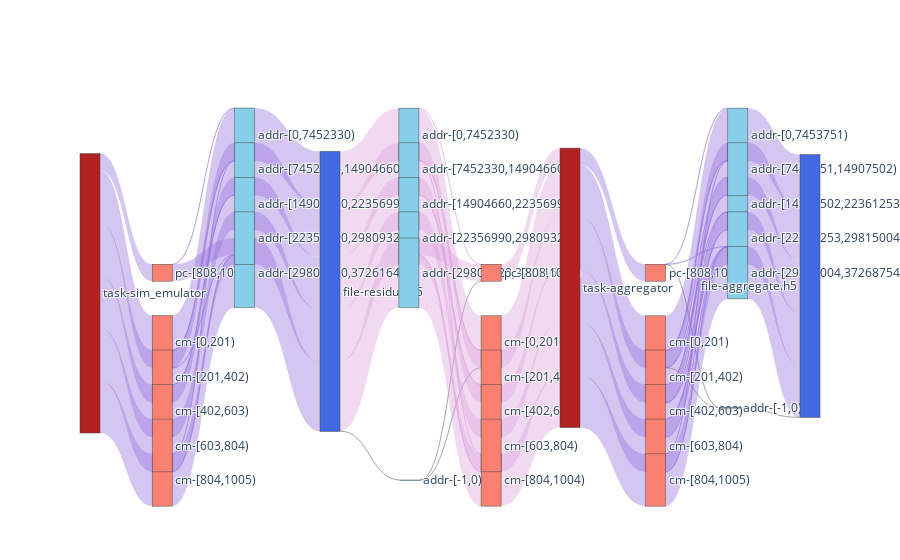

Notebook source saved alongside this figure:
### Code cell
f2_nodes, f2_nodes_dict = get_nodes_for_sankey(F2,rm_tags=['sim','agg_r','agg_w'])

# print(node_ref2)

f2_links = get_links_for_sankey(F2, f2_nodes_dict)
fig = go.Figure(go.Sankey(
            node = f2_nodes,
            link = f2_links, orientation='h'))
fig.show()
fig.write_html(f"{path}/sankey-grouped-sim_w_agg_r_w-vol-vfd.html")

### Figure 1 — Plotly figure (JSON) as saved in the notebook; plotly's stock layout.template omitted (floating-point values rounded to 4 significant figures)
{"data": [{"link": {"color": ["rgba(147, 112, 219, 0.4)", "rgba(147, 112, 219, 0.4)", "rgba(147, 112, 219, 0.4)", "rgba(147, 112, 219, 0.4)", "rgba(147, 112, 219, 0.4)", "rgba(147, 112, 219, 0.4)", "rgba(147, 112, 219, 0.4)", "rgba(147, 112, 219, 0.4)", "rgba(147, 112, 219, 0.4)", "rgba(147, 112, 219, 0.4)", "rgba(147, 112, 219, 0.4)", "rgba(147, 112, 219, 0.4)", "rgba(147, 112, 219, 0.4)", "rgba(147, 112, 219, 0.4)", "rgba(147, 112, 219, 0.4)", "rgba(147, 112, 219, 0.4)", "rgba(147, 112, 219, 0.4)", "rgba(147, 112, 219, 0.4)", "rgba(147, 112, 219, 0.4)", "rgba(147, 112, 219, 0.4)", "rgba(147, 112, 219, 0.4)", "rgba(147, 112, 219, 0.4)", "rgba(147, 112, 219, 0.4)", "rgba(128, 128, 128, 0.4)", "rgba(221, 160, 221,0.4)", "rgba(221, 160, 221,0.4)", "rgba(221, 160, 221,0.4)", "rgba(221, 160, 221,0.4)", "rgba(221, 160, 221,0.4)", "rgba(128, 128, 128, 0.4)", "rgba(128, 128, 128, 0.4)", "rgba(221, 160, 221,0.4)", "rgba(221, 160, 221,0.4)", "rgba(221, 160, 221,0.4)", "rgba(221, 160, 221,0.4)", "rgba(221, 160, 221,0.4)", "rgba(221, 160, 221,0.4)", "rgba(221, 160, 221,0.4)", "rgba(221, 160, 221,0.4)", "rgba(221, 160, 221,0.4)", "rgba(221, 160, 221,0.4)", "rgba(221, 160, 221,0.4)", "rgba(221, 160, 221,0.4)", "rgba(221, 160, 221,0.4)", "rgba(221, 160, 221,0.4)", "rgba(221, 160, 221,0.4)", "rgba(221, 160, 221,0.4)", "rgba(221, 160, 221,0.4)", "rgba(147, 112, 219, 0.4)", "rgba(147, 112, 219, 0.4)", "rgba(147, 112, 219, 0.4)", "rgba(147, 112, 219, 0.4)", "rgba(147, 112, 219, 0.4)", "rgba(147, 112, 219, 0.4)", "rgba(128, 128, 128, 0.4)", "rgba(147, 112, 219, 0.4)", "rgba(147, 112, 219, 0.4)", "rgba(147, 112, 219, 0.4)", "rgba(128, 128, 128, 0.4)", "rgba(147, 112, 219, 0.4)", "rgba(147, 112, 219, 0.4)", "rgba(147, 112, 219, 0.4)", "rgba(147, 112, 219, 0.4)", "rgba(147, 112, 219, 0.4)", "rgba(147, 112, 219, 0.4)", "rgba(147, 112, 219, 0.4)", "rgba(147, 112, 219, 0.4)", "rgba(147, 112, 219, 0.4)", "rgba(147, 112, 219, 0.4)", "rgba(147, 112, 219, 0.4)", "rgba(147, 112, 219, 0.4)", "rgba(147, 112, 219, 0.4)", "rgba(147, 112, 219, 0.4)", "rgba(128, 128, 128, 0.4)", "rgba(147, 112, 219, 0.4)", "rgba(147, 112, 219, 0.4)", "rgba(147, 112, 219, 0.4)", "rgba(147, 112, 219, 0.4)", "rgba(147, 112, 219, 0.4)"], "label": ["Access Volume : 7.38 MB <br />Average Count : 201 <br />Average Access Size : 36.74 KB <br />Operation : write", "Access Volume : 7.48 MB <br />Average Count : 201 <br />Average Access Size : 37.21 KB <br />Operation : write", "Access Volume : 7.48 MB <br />Average Count : 201 <br />Average Access Size : 37.2 KB <br />Operation : write", "Access Volume : 7.48 MB <br />Average Count : 201 <br />Average Access Size : 37.21 KB <br />Operation : write", "Access Volume : 7.41 MB <br />Average Count : 201 <br />Average Access Size : 36.84 KB <br />Operation : write", "Access Volume : 2.4 MB <br />Average Count : 5 <br />Average Access Size : 480 KB <br />Operation : write", "Access Volume : 7.43 MB <br />Average Count : 225 <br />Average Access Size : 33.02 KB <br />Operation : write", "Access Volume : 272 B <br />Average Count : 1 <br />Average Access Size : 272 B <br />Operation : write", "Access Volume : 5.2 KB <br />Average Count : 24 <br />Average Access Size : 216.5 B <br />Operation : write", "Access Volume : 7.41 MB <br />Average Count : 200 <br />Average Access Size : 37.06 KB <br />Operation : write", "Access Volume : 5.2 KB <br />Average Count : 24 <br />Average Access Size : 216.5 B <br />Operation : write", "Access Volume : 2.4 MB <br />Average Count : 2 <br />Average Access Size : 1.2 MB <br />Operation : write", "Access Volume : 74.58 KB <br />Average Count : 2 <br />Average Access Size : 37.29 KB <br />Operation : write", "Access Volume : 7.41 MB <br />Average Count : 199 <br />Average Access Size : 37.24 KB <br />Operation : write", "Access Volume : 7.45 MB <br />Average Count : 200 <br />Average Access Size : 37.24 KB <br />Operation : write", "Access Volume : 36.86 KB <br />Average Count : 1 <br />Average Access Size : 36.86 KB <br />Operation : write", "Access Volume : 7.45 MB <br />Average Count : 200 <br />Average Access Size : 37.25 KB <br />Operation : write", "Access Volume : 36.94 KB <br />Average Count : 1 <br />Average Access Size : 36.94 KB <br />Operation : write", "Access Volume : 7.5 MB <br />Average Count : 227 <br />Average Access Size : 33.05 KB <br />Operation : write", "Access Volume : 9.85 MB <br />Average Count : 202 <br />Average Access Size : 48.76 KB <br />Operation : write", "Access Volume : 7.45 MB <br />Average Count : 200 <br />Average Access Size : 37.24 KB <br />Operation : write", "Access Volume : 7.45 MB <br />Average Count : 200 <br />Average Access Size : 37.24 KB <br />Operation : write", "Access Volume : 7.45 MB <br />Average Count : 200 <br />Average Access Size : 37.25 KB <br />Operation : write", "Access Volume : 1 B <br />Average Count : 2 <br />Average Access Size : 0.5 B <br />Operation : open", "Access Volume : 7.47 MB <br />Average Count : 413 <br />Average Access Size : 18.09 KB <br />Operation : read", "Access Volume : 7.45 MB <br />Average Count : 400 <br />Average Access Size : 18.62 KB <br />Operation : read", "Access Volume : 7.45 MB <br />Average Count : 400 <br />Average Access Size : 18.62 KB <br />Operation : read", "Access Volume : 9.85 MB <br />Average Count : 402 <br />Average Access Size : 24.5 KB <br />Operation : read", "Access Volume : 7.45 MB <br />Average Count : 400 <br />Average Access Size : 18.62 KB <br />Operation : read", "Access Volume : 1 B <br />Average Count : 1 <br />Average Access Size : 1 B <br />Operation : open", "Access Volume : 1 B <br />Average Count : 1 <br />Average Access Size : 1 B <br />Operation : close", "Access Volume : 7.38 MB <br />Average Count : 201 <br />Average Access Size : 36.74 KB <br />Operation : read", "Access Volume : 74.52 KB <br />Average Count : 2 <br />Average Access Size : 37.26 KB <br />Operation : read", "Access Volume : 1 B <br />Average Count : 1 <br />Average Access Size : 1 B <br />Operation : read", "Access Volume : 1 B <br />Average Count : 1 <br />Average Access Size : 1 B <br />Operation : read", "Access Volume : 7.4 MB <br />Average Count : 199 <br />Average Access Size : 37.21 KB <br />Operation : read", "Access Volume : 36.82 KB <br />Average Count : 1 <br />Average Access Size : 36.82 KB <br />Operation : read", "Access Volume : 7.44 MB <br />Average Count : 200 <br />Average Access Size : 37.2 KB <br />Operation : read", "Access Volume : 7.44 MB <br />Average Count : 200 <br />Average Access Size : 37.21 KB <br />Operation : read", "Access Volume : 36.9 KB <br />Average Count : 1 <br />Average Access Size : 36.9 KB <br />Operation : read", "Access Volume : 7.41 MB <br />Average Count : 199 <br />Average Access Size : 37.21 KB <br />Operation : read", "Access Volume : 2.4 MB <br />Average Count : 2 <br />Average Access Size : 1.2 MB <br />Operation : read", "Access Volume : 7.38 MB <br />Average Count : 201 <br />Average Access Size : 36.74 KB <br />Operation : read", "Access Volume : 2.4 MB <br />Average Count : 4 <br />Average Access Size : 600 KB <br />Operation : read", "Access Volume : 7.48 MB <br />Average Count : 201 <br />Average Access Size : 37.21 KB <br />Operation : read", "Access Volume : 7.41 MB <br />Average Count : 200 <br />Average Access Size : 37.03 KB <br />Operation : read", "Access Volume : 7.48 MB <br />Average Count : 201 <br />Average Access Size : 37.2 KB <br />Operation : read", "Access Volume : 7.48 MB <br />Average Count : 201 <br />Average Access Size : 37.21 KB <br />Operation : read", "Access Volume : 7.38 MB <br />Average Count : 201 <br />Average Access Size : 36.74 KB <br />Operation : write", "Access Volume : 7.48 MB <br />Average Count : 201 <br />Average Access Size : 37.21 KB <br />Operation : write", "Access Volume : 7.48 MB <br />Average Count : 201 <br />Average Access Size : 37.2 KB <br />Operation : write", "Access Volume : 7.48 MB <br />Average Count : 201 <br />Average Access Size : 37.21 KB <br />Operation : write", "Access Volume : 7.41 MB <br />Average Count : 200 <br />Average Access Size : 37.03 KB <br />Operation : write", "Access Volume : 2.4 MB <br />Average Count : 4 <br />Average Access Size : 600 KB <br />Operation : write", "Access Volume : 1 B <br />Average Count : 1 <br />Average Access Size : 1 B <br />Operation : open", "Access Volume : 7.38 MB <br />Average Count : 200 <br />Average Access Size : 36.88 KB <br />Operation : write", "Access Volume : 1.26 KB <br />Average Count : 79 <br />Average Access Size : 16 B <br />Operation : write", "Access Volume : 1.9 KB <br />Average Count : 119 <br />Average Access Size : 16 B <br />Operation : write", "Access Volume : 1 B <br />Average Count : 2 <br />Average Access Size : 0.5 B <br />Operation : open", "Access Volume : 608 B <br />Average Count : 3 <br />Average Access Size : 202.67 B <br />Operation : write", "Access Volume : 296 B <br />Average Count : 2 <br />Average Access Size : 148 B <br />Operation : write", "Access Volume : 111.93 KB <br />Average Count : 3 <br />Average Access Size : 37.31 KB <br />Operation : write", "Access Volume : 1.3 KB <br />Average Count : 81 <br />Average Access Size : 16 B <br />Operation : write", "Access Volume : 1.92 KB <br />Average Count : 120 <br />Average Access Size : 16 B <br />Operation : write", "Access Volume : 7.37 MB <br />Average Count : 198 <br />Average Access Size : 37.24 KB <br />Operation : write", "Access Volume : 7.41 MB <br />Average Count : 199 <br />Average Access Size : 37.24 KB <br />Operation : write", "Access Volume : 3.22 KB <br />Average Count : 201 <br />Average Access Size : 16 B <br />Operation : write", "Access Volume : 74.35 KB <br />Average Count : 2 <br />Average Access Size : 37.18 KB <br />Operation : write", "Access Volume : 37.02 KB <br />Average Count : 1 <br />Average Access Size : 37.02 KB <br />Operation : write", "Access Volume : 7.45 MB <br />Average Count : 200 <br />Average Access Size : 37.25 KB <br />Operation : write", "Access Volume : 3.22 KB <br />Average Count : 201 <br />Average Access Size : 16 B <br />Operation : write", "Access Volume : 175 B <br />Average Count : 2 <br />Average Access Size : 87.5 B <br />Operation : write", "Access Volume : 7.41 MB <br />Average Count : 350 <br />Average Access Size : 21.18 KB <br />Operation : write", "Access Volume : 1 B <br />Average Count : 2 <br />Average Access Size : 0.5 B <br />Operation : open", "Access Volume : 7.49 MB <br />Average Count : 208 <br />Average Access Size : 36 KB <br />Operation : write", "Access Volume : 7.45 MB <br />Average Count : 279 <br />Average Access Size : 26.7 KB <br />Operation : write", "Access Volume : 7.45 MB <br />Average Count : 400 <br />Average Access Size : 18.63 KB <br />Operation : write", "Access Volume : 7.42 MB <br />Average Count : 874 <br />Average Access Size : 8.49 KB <br />Operation : write", "Access Volume : 7.45 MB <br />Average Count : 200 <br />Average Access Size : 37.24 KB <br />Operation : write"], "source": [0, 0, 0, 0, 0, 0, 1, 1, 2, 2, 3, 3, 4, 4, 5, 5, 6, 6, 7, 8, 9, 10, 11, 12, 12, 12, 12, 12, 12, 13, 13, 14, 14, 14, 14, 15, 15, 16, 17, 18, 18, 18, 19, 20, 21, 22, 23, 24, 25, 25, 25, 25, 25, 25, 26, 26, 26, 26, 27, 27, 27, 28, 28, 28, 28, 29, 29, 29, 30, 30, 30, 31, 31, 32, 33, 34, 35, 36, 37], "target": [1, 4, 5, 6, 2, 3, 7, 8, 7, 8, 7, 8, 7, 9, 10, 9, 11, 8, 12, 12, 12, 12, 12, 13, 14, 16, 17, 18, 15, 19, 20, 19, 21, 22, 20, 21, 23, 23, 24, 24, 22, 20, 25, 25, 25, 25, 25, 25, 26, 28, 29, 30, 31, 27, 32, 33, 34, 35, 32, 33, 36, 33, 35, 36, 37, 34, 36, 37, 34, 35, 36, 33, 36, 38, 38, 38, 38, 38, 38], "value": [7384614, 7478644, 7477672, 7479544, 7405394, 2400004, 7428548, 272, 5196, 7412480, 5196, 2400272, 74584, 7410912, 7447664, 36856, 7449464, 36936, 7503132, 9849416, 7447768, 7447664, 7449464, 1, 7470344, 7447664, 7449464, 9849656, 7447768, 1, 1, 7384614, 74520, 1, 1, 7404124, 36820, 7440852, 7442640, 36904, 7405392, 2400001, 7384614, 2400003, 7478644, 7405393, 7477672, 7479544, 7384614, 7478644, 7477672, 7479544, 7405393, 2400003, 1, 7375767, 1264, 1904, 1, 608, 296, 111928, 1296, 1920, 7373568, 7410168, 3216, 74352, 37016, 7449384, 3216, 175, 7414624, 1, 7488478, 7448448, 7452584, 7423272, 7447920]}, "node": {"color": ["FireBrick", "Salmon", "Salmon", "Salmon", "Salmon", "Salmon", "Salmon", "SkyBlue", "SkyBlue", "SkyBlue", "SkyBlue", "SkyBlue", "RoyalBlue", "SkyBlue", "SkyBlue", "SkyBlue", "SkyBlue", "SkyBlue", "SkyBlue", "Salmon", "Salmon", "Salmon", "Salmon", "Salmon", "Salmon", "FireBrick", "Salmon", "Salmon", "Salmon", "Salmon", "Salmon", "Salmon", "SkyBlue", "SkyBlue", "SkyBlue", "SkyBlue", "SkyBlue", "SkyBlue", "RoyalBlue"], "label": ["task-sim_emulator", "cm-[0,201)", "cm-[804,1005)", "pc-[808,1010)", "cm-[201,402)", "cm-[402,603)", "cm-[603,804)", "addr-[0,7452330)", "addr-[29809320,37261649)", "addr-[7452330,14904660)", "addr-[14904660,22356990)", "addr-[22356990,29809320)", "file-residue.h5", "addr-[-1,0)", "addr-[0,7452330)", "addr-[7452330,14904660)", "addr-[14904660,22356990)", "addr-[22356990,29809320)", "addr-[29809320,37261649)", "cm-[0,201)", "pc-[808,1008)", "cm-[201,402)", "cm-[804,1004)", "cm-[402,603)", "cm-[603,804)", "task-aggregator", "cm-[0,201)", "pc-[808,1008)", "cm-[201,402)", "cm-[402,603)", "cm-[603,804)", "cm-[804,1005)", "addr-[-1,0)", "addr-[0,7453751)", "addr-[14907502,22361253)", "addr-[22361253,29815004)", "addr-[29815004,37268754)", "addr-[7453751,14907502)", "file-aggregate.h5"], "x": [0, 0.1111, 0.1111, 0.1111, 0.1111, 0.1111, 0.1111, 0.2222, 0.2222, 0.2222, 0.2222, 0.2222, 0.3333, 0.4444, 0.4444, 0.4444, 0.4444, 0.4444, 0.4444, 0.5556, 0.5556, 0.5556, 0.5556, 0.5556, 0.5556, 0.6667, 0.7778, 0.7778, 0.7778, 0.7778, 0.7778, 0.7778, 0.8889, 0.8889, 0.8889, 0.8889, 0.8889, 0.8889, 1], "y": [0, 0.6364, 1, 0.4545, 0.7273, 0.8182, 0.9091, 0.09091, 0.4545, 0.1818, 0.2727, 0.3636, 0, 0, 0.09091, 0.1818, 0.2727, 0.3636, 0.4545, 0.6364, 0.4545, 0.7273, 1, 0.8182, 0.9091, 0, 0.6364, 0.4545, 0.7273, 0.8182, 0.9091, 1, 0, 0.09091, 0.2727, 0.3636, 0.4545, 0.1818, 0]}, "orientation": "h", "type": "sankey"}], "layout": {}}
